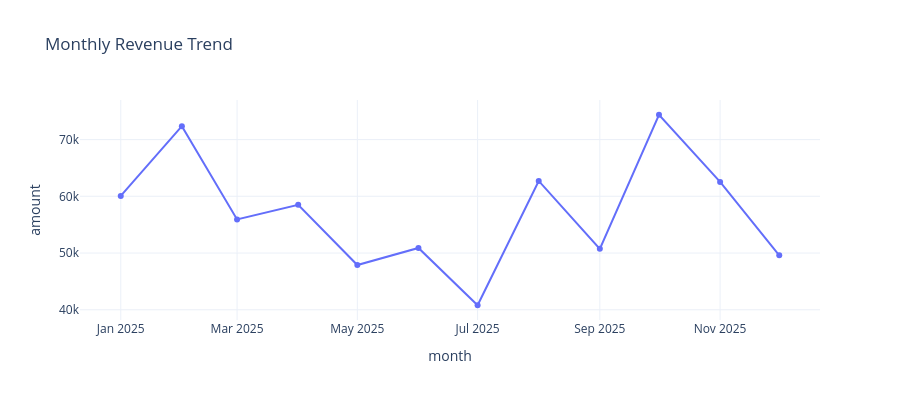

Notebook source saved alongside this figure:
### Code cell
def green_plotly_line():
    """
    用 Plotly Express 畫出月營收趨勢折線圖
    資料來源：orders_enriched.csv
    回傳 plotly Figure 物件
    提示：先 groupby 月份算總營收，再 px.line()
    """
    # TODO: 你的程式碼
    

df['month'] = df['order_date'].dt.to_period('M').astype(str)
monthly = df.groupby('month', as_index=False)['amount'].sum()

fig = px.line(monthly, x='month', y='amount', markers=True,
                    title='Monthly Revenue Trend')
fig.update_layout(height=400)
fig.show()

### Figure 1 — Plotly figure (JSON) as saved in the notebook; plotly's stock layout.template omitted (floating-point values rounded to 4 significant figures)
{"data": [{"hovertemplate": "month=%{x}<br>amount=%{y}<extra></extra>", "legendgroup": "", "line": {"color": "#636efa", "dash": "solid"}, "marker": {"symbol": "circle"}, "mode": "lines+markers", "name": "", "orientation": "v", "showlegend": false, "type": "scatter", "x": ["2025-01", "2025-02", "2025-03", "2025-04", "2025-05", "2025-06", "2025-07", "2025-08", "2025-09", "2025-10", "2025-11", "2025-12"], "xaxis": "x", "y": [60060.0, 72370.0, 55920.0, 58510.0, 47880.0, 50900.0, 40800.0, 62710.0, 50740.0, 74380.0, 62530.0, 49600.0], "yaxis": "y"}], "layout": {"height": 400, "legend": {"tracegroupgap": 0}, "title": {"text": "Monthly Revenue Trend"}, "xaxis": {"anchor": "y", "domain": [0, 1], "title": {"text": "month"}}, "yaxis": {"anchor": "x", "domain": [0, 1], "title": {"text": "amount"}}}}
